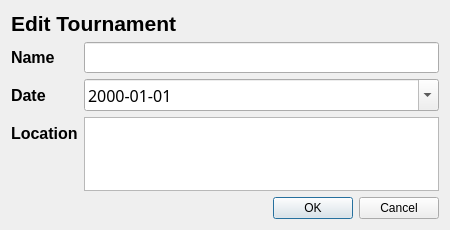
<?xml version="1.0" encoding="UTF-8"?>
<ui version="4.0">
 <class>EditTournamentDialog</class>
 <widget class="QDialog" name="EditTournamentDialog">
  <property name="geometry">
   <rect>
    <x>0</x>
    <y>0</y>
    <width>450</width>
    <height>230</height>
   </rect>
  </property>
  <property name="sizePolicy">
   <sizepolicy hsizetype="Fixed" vsizetype="Fixed">
    <horstretch>0</horstretch>
    <verstretch>0</verstretch>
   </sizepolicy>
  </property>
  <property name="minimumSize">
   <size>
    <width>450</width>
    <height>230</height>
   </size>
  </property>
  <property name="maximumSize">
   <size>
    <width>450</width>
    <height>230</height>
   </size>
  </property>
  <property name="windowTitle">
   <string>Dialog</string>
  </property>
  <property name="modal">
   <bool>true</bool>
  </property>
  <layout class="QVBoxLayout" name="verticalLayout">
   <item>
    <widget class="QLabel" name="DialogTitel">
     <property name="font">
      <font>
       <family>Arial</family>
       <pointsize>16</pointsize>
       <weight>75</weight>
       <bold>true</bold>
      </font>
     </property>
     <property name="text">
      <string>Edit Tournament</string>
     </property>
    </widget>
   </item>
   <item>
    <layout class="QFormLayout" name="formLayout">
     <property name="fieldGrowthPolicy">
      <enum>QFormLayout::AllNonFixedFieldsGrow</enum>
     </property>
     <item row="0" column="0">
      <widget class="QLabel" name="TournamentNameLabel">
       <property name="enabled">
        <bool>true</bool>
       </property>
       <property name="sizePolicy">
        <sizepolicy hsizetype="Fixed" vsizetype="Preferred">
         <horstretch>0</horstretch>
         <verstretch>0</verstretch>
        </sizepolicy>
       </property>
       <property name="baseSize">
        <size>
         <width>100</width>
         <height>0</height>
        </size>
       </property>
       <property name="font">
        <font>
         <family>Arial</family>
         <pointsize>12</pointsize>
         <weight>75</weight>
         <bold>true</bold>
        </font>
       </property>
       <property name="text">
        <string>Name</string>
       </property>
      </widget>
     </item>
     <item row="0" column="1">
      <widget class="QLineEdit" name="TournamentNameEdit">
       <property name="font">
        <font>
         <family>Sans Serif</family>
         <pointsize>12</pointsize>
         <weight>50</weight>
         <italic>false</italic>
         <bold>false</bold>
        </font>
       </property>
       <property name="inputMethodHints">
        <set>Qt::ImhPreferLatin</set>
       </property>
       <property name="inputMask">
        <string notr="true"/>
       </property>
       <property name="clearButtonEnabled">
        <bool>true</bool>
       </property>
      </widget>
     </item>
     <item row="1" column="0">
      <widget class="QLabel" name="TournamentDateLabel">
       <property name="font">
        <font>
         <family>Arial</family>
         <pointsize>12</pointsize>
         <weight>75</weight>
         <bold>true</bold>
        </font>
       </property>
       <property name="text">
        <string>Date</string>
       </property>
      </widget>
     </item>
     <item row="1" column="1">
      <widget class="QDateEdit" name="TournamentDateEdit">
       <property name="font">
        <font>
         <family>Sans Serif</family>
         <pointsize>12</pointsize>
         <weight>50</weight>
         <bold>false</bold>
        </font>
       </property>
       <property name="inputMethodHints">
        <set>Qt::ImhDate</set>
       </property>
       <property name="dateTime">
        <datetime>
         <hour>0</hour>
         <minute>0</minute>
         <second>0</second>
         <year>2000</year>
         <month>1</month>
         <day>1</day>
        </datetime>
       </property>
       <property name="displayFormat">
        <string>yyyy-MM-dd</string>
       </property>
       <property name="calendarPopup">
        <bool>true</bool>
       </property>
      </widget>
     </item>
     <item row="2" column="0">
      <widget class="QLabel" name="TournamentLocationLab">
       <property name="font">
        <font>
         <family>Arial</family>
         <pointsize>12</pointsize>
         <weight>75</weight>
         <bold>true</bold>
        </font>
       </property>
       <property name="text">
        <string>Location</string>
       </property>
      </widget>
     </item>
     <item row="2" column="1">
      <widget class="QTextEdit" name="TournamentLocationEdit">
       <property name="font">
        <font>
         <family>Sans Serif</family>
         <pointsize>12</pointsize>
         <weight>50</weight>
         <bold>false</bold>
        </font>
       </property>
       <property name="inputMethodHints">
        <set>Qt::ImhMultiLine|Qt::ImhPreferLatin</set>
       </property>
       <property name="documentTitle">
        <string notr="true"/>
       </property>
       <property name="lineWrapMode">
        <enum>QTextEdit::NoWrap</enum>
       </property>
       <property name="html">
        <string notr="true">&lt;!DOCTYPE HTML PUBLIC &quot;-//W3C//DTD HTML 4.0//EN&quot; &quot;http://www.w3.org/TR/REC-html40/strict.dtd&quot;&gt;
&lt;html&gt;&lt;head&gt;&lt;meta name=&quot;qrichtext&quot; content=&quot;1&quot; /&gt;&lt;style type=&quot;text/css&quot;&gt;
p, li { white-space: pre-wrap; }
&lt;/style&gt;&lt;/head&gt;&lt;body style=&quot; font-family:'Sans Serif'; font-size:12pt; font-weight:400; font-style:normal;&quot;&gt;
&lt;p style=&quot;-qt-paragraph-type:empty; margin-top:0px; margin-bottom:0px; margin-left:0px; margin-right:0px; -qt-block-indent:0; text-indent:0px;&quot;&gt;&lt;br /&gt;&lt;/p&gt;&lt;/body&gt;&lt;/html&gt;</string>
       </property>
       <property name="acceptRichText">
        <bool>false</bool>
       </property>
      </widget>
     </item>
    </layout>
   </item>
   <item>
    <layout class="QHBoxLayout" name="horizontalLayout">
     <item>
      <spacer name="horizontalSpacer">
       <property name="orientation">
        <enum>Qt::Horizontal</enum>
       </property>
       <property name="sizeHint" stdset="0">
        <size>
         <width>40</width>
         <height>20</height>
        </size>
       </property>
      </spacer>
     </item>
     <item>
      <widget class="QDialogButtonBox" name="updateButton">
       <property name="sizePolicy">
        <sizepolicy hsizetype="Minimum" vsizetype="Fixed">
         <horstretch>0</horstretch>
         <verstretch>0</verstretch>
        </sizepolicy>
       </property>
       <property name="orientation">
        <enum>Qt::Horizontal</enum>
       </property>
       <property name="standardButtons">
        <set>QDialogButtonBox::Cancel|QDialogButtonBox::Ok</set>
       </property>
      </widget>
     </item>
    </layout>
   </item>
  </layout>
 </widget>
 <tabstops>
  <tabstop>TournamentNameEdit</tabstop>
  <tabstop>TournamentDateEdit</tabstop>
  <tabstop>TournamentLocationEdit</tabstop>
  <tabstop>updateButton</tabstop>
 </tabstops>
 <resources/>
 <connections>
  <connection>
   <sender>updateButton</sender>
   <signal>rejected()</signal>
   <receiver>EditTournamentDialog</receiver>
   <slot>reject()</slot>
   <hints>
    <hint type="sourcelabel">
     <x>316</x>
     <y>260</y>
    </hint>
    <hint type="destinationlabel">
     <x>286</x>
     <y>274</y>
    </hint>
   </hints>
  </connection>
  <connection>
   <sender>updateButton</sender>
   <signal>accepted()</signal>
   <receiver>EditTournamentDialog</receiver>
   <slot>accept()</slot>
   <hints>
    <hint type="sourcelabel">
     <x>248</x>
     <y>254</y>
    </hint>
    <hint type="destinationlabel">
     <x>157</x>
     <y>274</y>
    </hint>
   </hints>
  </connection>
 </connections>
</ui>
